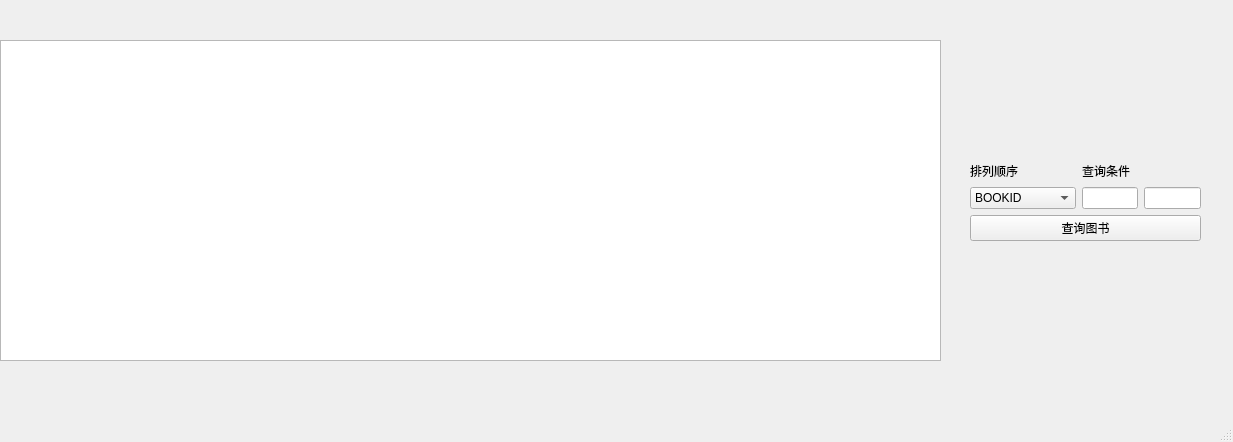
<?xml version="1.0" encoding="UTF-8"?>
<ui version="4.0">
 <class>visitor</class>
 <widget class="QMainWindow" name="visitor">
  <property name="geometry">
   <rect>
    <x>0</x>
    <y>0</y>
    <width>1233</width>
    <height>442</height>
   </rect>
  </property>
  <property name="windowTitle">
   <string>MainWindow</string>
  </property>
  <widget class="QWidget" name="centralwidget">
   <widget class="QTableView" name="tableView">
    <property name="geometry">
     <rect>
      <x>0</x>
      <y>40</y>
      <width>941</width>
      <height>321</height>
     </rect>
    </property>
   </widget>
   <widget class="QWidget" name="layoutWidget">
    <property name="geometry">
     <rect>
      <x>970</x>
      <y>160</y>
      <width>231</width>
      <height>81</height>
     </rect>
    </property>
    <layout class="QVBoxLayout" name="verticalLayout_4">
     <item>
      <layout class="QGridLayout" name="gridLayout">
       <item row="2" column="0">
        <widget class="QComboBox" name="comboBox">
         <item>
          <property name="text">
           <string>BOOKID</string>
          </property>
         </item>
         <item>
          <property name="text">
           <string>CATEGORY</string>
          </property>
         </item>
         <item>
          <property name="text">
           <string>NAME</string>
          </property>
         </item>
         <item>
          <property name="text">
           <string>PRESS</string>
          </property>
         </item>
         <item>
          <property name="text">
           <string>YEAR</string>
          </property>
         </item>
         <item>
          <property name="text">
           <string>AUTHOR</string>
          </property>
         </item>
         <item>
          <property name="text">
           <string>PRICE</string>
          </property>
         </item>
         <item>
          <property name="text">
           <string>COLLECTION</string>
          </property>
         </item>
         <item>
          <property name="text">
           <string>STOCK</string>
          </property>
         </item>
        </widget>
       </item>
       <item row="2" column="3">
        <widget class="QLineEdit" name="QueryOrder2"/>
       </item>
       <item row="2" column="2">
        <widget class="QLineEdit" name="QueryOrder1"/>
       </item>
       <item row="1" column="0">
        <widget class="QLabel" name="label">
         <property name="text">
          <string>排列顺序</string>
         </property>
        </widget>
       </item>
       <item row="1" column="2" colspan="2">
        <widget class="QLabel" name="label_2">
         <property name="text">
          <string>查询条件</string>
         </property>
        </widget>
       </item>
      </layout>
     </item>
     <item>
      <widget class="QPushButton" name="BookQuery">
       <property name="text">
        <string>查询图书</string>
       </property>
      </widget>
     </item>
    </layout>
   </widget>
  </widget>
  <widget class="QMenuBar" name="menubar">
   <property name="geometry">
    <rect>
     <x>0</x>
     <y>0</y>
     <width>1233</width>
     <height>23</height>
    </rect>
   </property>
  </widget>
  <widget class="QStatusBar" name="statusbar"/>
 </widget>
 <resources/>
 <connections/>
</ui>
